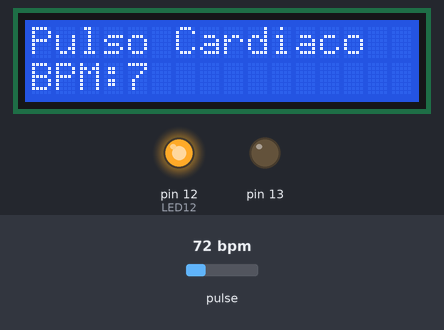
Recording of a sketch running on a simulated Arduino Uno, built with avr-gcc and run on an emulated ATmega328P. On the bench: 16×2 character LCD, output pins drawn as LEDs (lit = HIGH). Dashed ring = blinking. The test bench sets the inputs (shaded band); at power-on: pulse 72 bpm. What the sketch prints to the serial monitor is not drawn.

Above: at 1.5 s.
1.6 s: pulse set to 56 bpm
At 2.05 s:
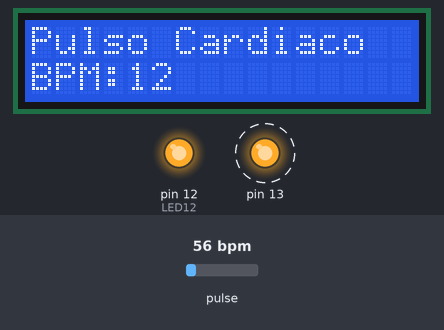
3.4 s: pulse set to 52 bpm
At 5.0 s:
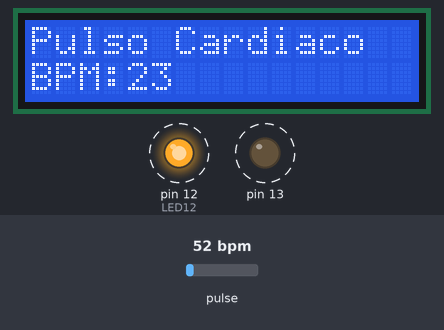
6.4 s: pulse set to 158 bpm
At 6.55 s:
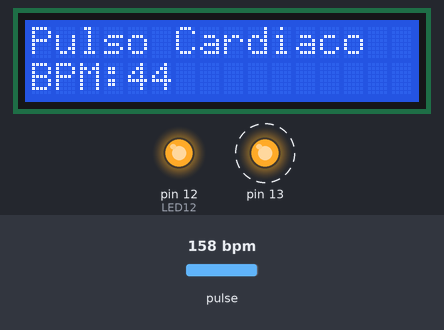
Timing chart, 0 to 14.3 s (numbered marks = the images above; inputs shaded):
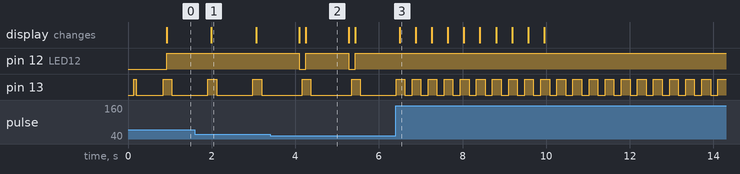

The sketch:

Projeto_Sensor_De_Pulso.ino
```cpp
#define USE_ARDUINO_INTERRUPTS true    // Habilita interrupções para maior precisão na detecção de batimentos
#include <PulseSensorPlayground.h>    // Biblioteca PulseSensorPlayground
#include <Wire.h>
#include <LiquidCrystal_I2C.h>

// Configuração do display LCD
LiquidCrystal_I2C lcd(0x27, 16, 2); // Endereço I2C do display LCD

// Variáveis
const int PulseWire = A0;           // Sensor de Pulso (fio roxo) conectado ao pino analógico A0
const int LED13 = 13;               // LED embutido na placa Arduino, pino 13
const int LED12 = 12;               // LED no pino 12, que será aceso quando detectar o batimento
int Threshold = 777 ;               // Limiar para determinar o batimento cardíaco

PulseSensorPlayground pulseSensor; // Criação do objeto PulseSensorPlayground

// Variáveis para controle do tempo
unsigned long lastBeatTime = 0;   // Variável para armazenar o último tempo de batimento
unsigned long pulseDelay = 1000;   // Atraso de 1 segundo entre os batimentos

// Parâmetros para o filtro de média móvel
const int numReadings = 10;         // Número de leituras para o filtro
int readings[numReadings];          // Buffer para armazenar as leituras
int readIndex = 0;                  // Índice atual do buffer
int total = 0;                      // Soma total das leituras
int averageBPM = 0;                 // Média dos BPMs

void setup() {
  // Inicialização do LCD
  lcd.init();
  lcd.begin(16, 2);  // Definir as dimensões corretas do LCD
  lcd.backlight();    // Liga a luz de fundo do LCD
  lcd.setCursor(0, 0);
  lcd.print("Monitor BPM");

  // Configuração do objeto PulseSensor
  pulseSensor.analogInput(PulseWire);
  pulseSensor.blinkOnPulse(LED13);       // Faz o LED piscar com o batimento cardíaco
  pulseSensor.setThreshold(Threshold);  // Define o limiar de detecção de batimento

  // Configuração dos LEDs
  pinMode(LED12, OUTPUT);  // Define o pino 12 como saída

  Serial.begin(9600); // Inicializa a comunicação serial para depuração

  // Inicializa o buffer de leituras com 0
  for (int i = 0; i < numReadings; i++) {
    readings[i] = 0;
  }

  // Verificação de inicialização do PulseSensor
  if (pulseSensor.begin()) {
    Serial.println("Sensor de Pulso iniciado com sucesso!");
  } else {
    Serial.println("Erro ao inicializar o Sensor de Pulso.");
  }
}

void loop() {
  int myBPM = pulseSensor.getBeatsPerMinute();  // Obtém o valor de BPM

  if (pulseSensor.sawStartOfBeat()) {  // Verifica se um batimento ocorreu
    // Mensagem no monitor serial
    Serial.println("Batimento detectado!");
    Serial.print("BPM: ");
    Serial.println(myBPM);  // Imprime o BPM no monitor serial

    // Atualiza o buffer de leituras
    total = total - readings[readIndex];    // Remove a leitura mais antiga do total
    readings[readIndex] = myBPM;            // Adiciona a nova leitura
    total = total + readings[readIndex];    // Atualiza o total com a nova leitura
    readIndex = readIndex + 1;              // Avança para o próximo índice

    if (readIndex >= numReadings) {         // Se ultrapassou o número de leituras
      readIndex = 0;                        // Reseta o índice
    }

    averageBPM = total / numReadings;       // Calcula a média das leituras

    // Exibir a mensagem e BPM no LCD
    lcd.init();
    lcd.setCursor(0, 0);  // Posiciona o cursor no início
    lcd.print("Pulso Cardiaco");
    lcd.setCursor(0, 1);  // Move para a segunda linha do LCD
    lcd.print("BPM: ");
    lcd.setCursor(4, 1);  // Define posição do número
    lcd.print(averageBPM);     // Exibe o valor de BPM (filtrado)

    // Acende o LED no pino 12 quando um batimento for detectado
    digitalWrite(LED12, HIGH);

    // Marca o tempo do último batimento
    lastBeatTime = millis();
  }

  // Se o sensor não detectar um batimento (aguardando pulso), apaga o LED no pino 12
  else {
    // Atualiza o LCD para exibir "Aguardando Pulso..."
    if (millis() - lastBeatTime > pulseDelay) {  // Após 1 segundo de espera
      lcd.setCursor(0, 0);
      lcd.print("Aguardando Pulso...");

      // Desliga o LED no pino 12
      digitalWrite(LED12, LOW);
    }
  }

  delay(10);  // Pequeno atraso para estabilizar
}
```

Measured:
- the behaviour switches between 55 and 54 bpm on pulse (found by bisection; images 1 and 2)
- after the input at 1.6 s, pin 13: alternates HIGH for 0.21 s and LOW for 0.86 s, starting after 0.31 s
- after the input at 3.4 s, pin 12 (LED12): alternates HIGH for 1.0 s and LOW for 0.15 s, starting after 0.70 s; the display: first changes after 0.70 s (image 2 shows a later state)
- after the input at 6.4 s, pin 12 (LED12): stops changing and stays HIGH; pin 13: alternates HIGH for 0.21 s and LOW for 0.18 s, starting at once
- what the display in image 1 shows lasts 1.1 s, from 2.0 s to 3.1 s
- what the display in image 2 shows lasts 1.0 s, from 4.3 s to 5.3 s
